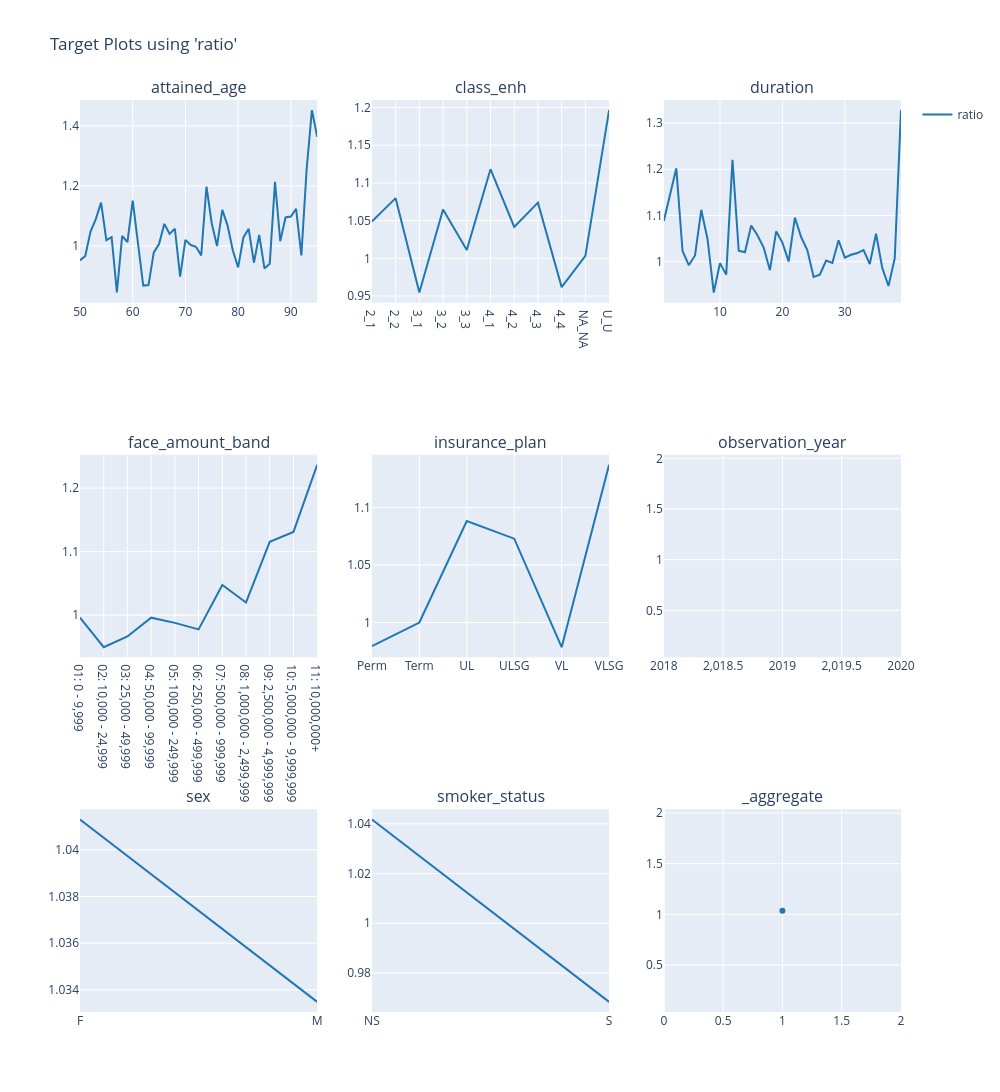

Write notebook code for a chart like this one.
### Code cell
# test set
charters.target(
    df=model_data.loc[X_test.index],
    target="ratio",
    cols=3,
    features=model_features,
    numerator=["death_claim_amount"],
    denominator=["exp_amt_neural"],
).show()

### Figure 1 — Plotly figure (JSON) as saved in the notebook; plotly's stock layout.template omitted (floating-point values rounded to 4 significant figures)
{"data": [{"line": {"color": "#1F77B4"}, "mode": "lines", "name": "ratio", "showlegend": true, "type": "scatter", "x": [50, 51, 52, 53, 54, 55, 56, 57, 58, 59, 60, 61, 62, 63, 64, 65, 66, 67, 68, 69, 70, 71, 72, 73, 74, 75, 76, 77, 78, 79, 80, 81, 82, 83, 84, 85, 86, 87, 88, 89, 90, 91, 92, 93, 94, 95], "xaxis": "x", "y": [0.9521, 0.9665, 1.048, 1.09, 1.145, 1.019, 1.029, 0.8449, 1.033, 1.013, 1.151, 1.01, 0.8681, 0.8699, 0.9787, 1.006, 1.074, 1.04, 1.057, 0.8983, 1.02, 1.003, 0.9972, 0.9688, 1.198, 1.075, 0.9996, 1.12, 1.068, 0.9849, 0.9286, 1.028, 1.057, 0.9443, 1.037, 0.9253, 0.9406, 1.213, 1.016, 1.095, 1.098, 1.124, 0.9689, 1.256, 1.453, 1.364], "yaxis": "y"}, {"line": {"color": "#1F77B4"}, "mode": "lines", "name": "ratio", "showlegend": false, "type": "scatter", "x": ["2_1", "2_2", "3_1", "3_2", "3_3", "4_1", "4_2", "4_3", "4_4", "NA_NA", "U_U"], "xaxis": "x2", "y": [1.049, 1.08, 0.9546, 1.065, 1.011, 1.118, 1.042, 1.074, 0.9618, 1.003, 1.196], "yaxis": "y2"}, {"line": {"color": "#1F77B4"}, "mode": "lines", "name": "ratio", "showlegend": false, "type": "scatter", "x": [1, 2, 3, 4, 5, 6, 7, 8, 9, 10, 11, 12, 13, 14, 15, 16, 17, 18, 19, 20, 21, 22, 23, 24, 25, 26, 27, 28, 29, 30, 31, 32, 33, 34, 35, 36, 37, 38, 39], "xaxis": "x3", "y": [1.088, 1.146, 1.202, 1.023, 0.9924, 1.013, 1.112, 1.049, 0.9332, 0.9967, 0.9719, 1.22, 1.024, 1.02, 1.078, 1.057, 1.031, 0.9815, 1.066, 1.041, 1.0, 1.095, 1.053, 1.025, 0.9668, 0.9717, 1.002, 0.9971, 1.046, 1.009, 1.015, 1.019, 1.025, 0.995, 1.06, 0.9865, 0.9472, 1.008, 1.328], "yaxis": "y3"}, {"line": {"color": "#1F77B4"}, "mode": "lines", "name": "ratio", "showlegend": false, "type": "scatter", "x": ["01: 0 - 9,999", "02: 10,000 - 24,999", "03: 25,000 - 49,999", "04: 50,000 - 99,999", "05: 100,000 - 249,999", "06: 250,000 - 499,999", "07: 500,000 - 999,999", "08: 1,000,000 - 2,499,999", "09: 2,500,000 - 4,999,999", "10: 5,000,000 - 9,999,999", "11: 10,000,000+"], "xaxis": "x4", "y": [0.9963, 0.9497, 0.9666, 0.9962, 0.988, 0.9777, 1.048, 1.02, 1.116, 1.131, 1.237], "yaxis": "y4"}, {"line": {"color": "#1F77B4"}, "mode": "lines", "name": "ratio", "showlegend": false, "type": "scatter", "x": ["Perm", "Term", "UL", "ULSG", "VL", "VLSG"], "xaxis": "x5", "y": [0.9795, 1.0, 1.088, 1.073, 0.9785, 1.137], "yaxis": "y5"}, {"line": {"color": "#1F77B4"}, "mode": "lines", "name": "ratio", "showlegend": false, "type": "scatter", "x": [2019], "xaxis": "x6", "y": [1.036], "yaxis": "y6"}, {"line": {"color": "#1F77B4"}, "mode": "lines", "name": "ratio", "showlegend": false, "type": "scatter", "x": ["F", "M"], "xaxis": "x7", "y": [1.041, 1.033], "yaxis": "y7"}, {"line": {"color": "#1F77B4"}, "mode": "lines", "name": "ratio", "showlegend": false, "type": "scatter", "x": ["NS", "S"], "xaxis": "x8", "y": [1.042, 0.9684], "yaxis": "y8"}, {"line": {"color": "#1F77B4"}, "mode": "markers", "name": "ratio", "showlegend": false, "type": "scatter", "x": [1], "xaxis": "x9", "y": [1.036], "yaxis": "y9"}], "layout": {"annotations": [{"font": {"size": 16}, "showarrow": false, "text": "attained_age", "x": 0.1444, "xanchor": "center", "xref": "paper", "y": 1, "yanchor": "bottom", "yref": "paper"}, {"font": {"size": 16}, "showarrow": false, "text": "class_enh", "x": 0.5, "xanchor": "center", "xref": "paper", "y": 1, "yanchor": "bottom", "yref": "paper"}, {"font": {"size": 16}, "showarrow": false, "text": "duration", "x": 0.8556, "xanchor": "center", "xref": "paper", "y": 1, "yanchor": "bottom", "yref": "paper"}, {"font": {"size": 16}, "showarrow": false, "text": "face_amount_band", "x": 0.1444, "xanchor": "center", "xref": "paper", "y": 0.6111, "yanchor": "bottom", "yref": "paper"}, {"font": {"size": 16}, "showarrow": false, "text": "insurance_plan", "x": 0.5, "xanchor": "center", "xref": "paper", "y": 0.6111, "yanchor": "bottom", "yref": "paper"}, {"font": {"size": 16}, "showarrow": false, "text": "observation_year", "x": 0.8556, "xanchor": "center", "xref": "paper", "y": 0.6111, "yanchor": "bottom", "yref": "paper"}, {"font": {"size": 16}, "showarrow": false, "text": "sex", "x": 0.1444, "xanchor": "center", "xref": "paper", "y": 0.2222, "yanchor": "bottom", "yref": "paper"}, {"font": {"size": 16}, "showarrow": false, "text": "smoker_status", "x": 0.5, "xanchor": "center", "xref": "paper", "y": 0.2222, "yanchor": "bottom", "yref": "paper"}, {"font": {"size": 16}, "showarrow": false, "text": "_aggregate", "x": 0.8556, "xanchor": "center", "xref": "paper", "y": 0.2222, "yanchor": "bottom", "yref": "paper"}], "height": 1200, "legend": {"orientation": "v", "x": 1.02, "xanchor": "left", "y": 1, "yanchor": "top"}, "title": {"text": "Target Plots using 'ratio'"}, "width": 1000, "xaxis": {"anchor": "y", "domain": [0, 0.2889]}, "xaxis2": {"anchor": "y2", "domain": [0.3556, 0.6444]}, "xaxis3": {"anchor": "y3", "domain": [0.7111, 1]}, "xaxis4": {"anchor": "y4", "domain": [0, 0.2889]}, "xaxis5": {"anchor": "y5", "domain": [0.3556, 0.6444]}, "xaxis6": {"anchor": "y6", "domain": [0.7111, 1]}, "xaxis7": {"anchor": "y7", "domain": [0, 0.2889]}, "xaxis8": {"anchor": "y8", "domain": [0.3556, 0.6444]}, "xaxis9": {"anchor": "y9", "domain": [0.7111, 1]}, "yaxis": {"anchor": "x", "domain": [0.7778, 1], "type": "-"}, "yaxis2": {"anchor": "x2", "domain": [0.7778, 1]}, "yaxis3": {"anchor": "x3", "domain": [0.7778, 1]}, "yaxis4": {"anchor": "x4", "domain": [0.3889, 0.6111]}, "yaxis5": {"anchor": "x5", "domain": [0.3889, 0.6111]}, "yaxis6": {"anchor": "x6", "domain": [0.3889, 0.6111]}, "yaxis7": {"anchor": "x7", "domain": [0, 0.2222]}, "yaxis8": {"anchor": "x8", "domain": [0, 0.2222]}, "yaxis9": {"anchor": "x9", "domain": [0, 0.2222]}}}
